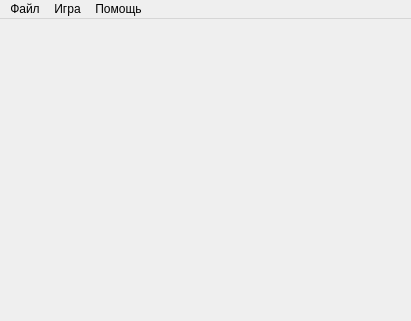
<?xml version="1.0" encoding="UTF-8"?>
<ui version="4.0">
 <class>MainWindow</class>
 <widget class="QMainWindow" name="MainWindow">
  <property name="geometry">
   <rect>
    <x>0</x>
    <y>0</y>
    <width>411</width>
    <height>321</height>
   </rect>
  </property>
  <property name="windowTitle">
   <string>MainWindow</string>
  </property>
  <widget class="QWidget" name="centralWidget">
   <layout class="QVBoxLayout" name="verticalLayout_3">
    <item>
     <layout class="QHBoxLayout" name="horizontalLayout_4">
      <item>
       <widget class="CheckersPicture" name="picture" native="true">
        <property name="sizePolicy">
         <sizepolicy hsizetype="Preferred" vsizetype="Preferred">
          <horstretch>0</horstretch>
          <verstretch>0</verstretch>
         </sizepolicy>
        </property>
        <layout class="QVBoxLayout" name="verticalLayout">
         <item>
          <spacer name="verticalSpacer">
           <property name="orientation">
            <enum>Qt::Vertical</enum>
           </property>
           <property name="sizeHint" stdset="0">
            <size>
             <width>20</width>
             <height>40</height>
            </size>
           </property>
          </spacer>
         </item>
        </layout>
       </widget>
      </item>
     </layout>
    </item>
   </layout>
  </widget>
  <widget class="QMenuBar" name="menuBar">
   <property name="geometry">
    <rect>
     <x>0</x>
     <y>0</y>
     <width>411</width>
     <height>21</height>
    </rect>
   </property>
   <widget class="QMenu" name="menuFile">
    <property name="title">
     <string>Файл</string>
    </property>
    <addaction name="separator"/>
    <addaction name="actionExit"/>
   </widget>
   <widget class="QMenu" name="menuHelp">
    <property name="title">
     <string>Помощь</string>
    </property>
    <addaction name="actionAbout"/>
   </widget>
   <widget class="QMenu" name="menuGame">
    <property name="title">
     <string>Игра</string>
    </property>
    <addaction name="actionStartNewGame"/>
    <addaction name="actionEndGame"/>
   </widget>
   <addaction name="menuFile"/>
   <addaction name="menuGame"/>
   <addaction name="menuHelp"/>
  </widget>
  <action name="actionAbout">
   <property name="icon">
    <iconset resource="icons.qrc">
     <normaloff>:/icons/help-about.png</normaloff>:/icons/help-about.png</iconset>
   </property>
   <property name="text">
    <string>О программе</string>
   </property>
  </action>
  <action name="actionStartNewGame">
   <property name="icon">
    <iconset resource="icons.qrc">
     <normaloff>:/icons/new.png</normaloff>:/icons/new.png</iconset>
   </property>
   <property name="text">
    <string>Начать новую игру</string>
   </property>
  </action>
  <action name="actionEndGame">
   <property name="icon">
    <iconset resource="icons.qrc">
     <normaloff>:/icons/close.png</normaloff>:/icons/close.png</iconset>
   </property>
   <property name="text">
    <string>Закончить игру</string>
   </property>
  </action>
  <action name="actionExit">
   <property name="icon">
    <iconset resource="icons.qrc">
     <normaloff>:/icons/exit.png</normaloff>:/icons/exit.png</iconset>
   </property>
   <property name="text">
    <string>Выход</string>
   </property>
  </action>
 </widget>
 <layoutdefault spacing="6" margin="11"/>
 <customwidgets>
  <customwidget>
   <class>CheckersPicture</class>
   <extends>QWidget</extends>
   <header>checkerspicture.h</header>
   <container>1</container>
  </customwidget>
 </customwidgets>
 <resources>
  <include location="icons.qrc"/>
 </resources>
 <connections/>
</ui>
